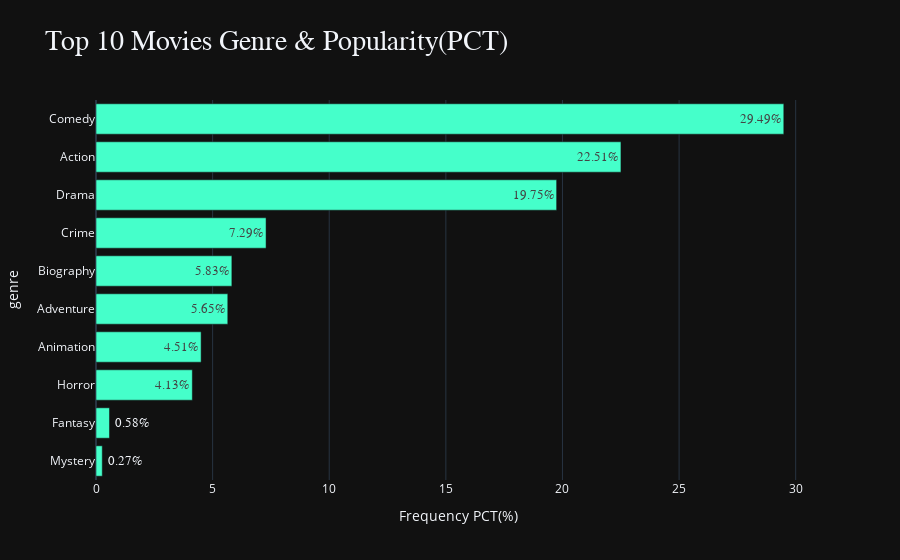

Write notebook code for a chart like this one.
### Code cell
genre = genre.nlargest(10)[::-1]
fig = px.bar(data_frame= genre, 
             orientation = "h",
       x = genre / sum(genre) * 100,
             
       y = genre.index, 
       color_discrete_sequence=["#45FFCA"],
       labels = {"index": "Movie Genre", "x" : "Frequency PCT(%)"},
       title = "Top 10 Movies Genre & Popularity(PCT)",
       text = genre.apply(lambda x: f"{x / sum(genre) * 100: 0.2f}%"),
       template = "plotly_dark",
      )

fig.update_traces(
    textfont = {
        "family": "tahoma",
         "size": 13,
    },
    hovertemplate= "Rating: %{label}<br>Popularity: %{value:0.2f}%"
)

update_layout()

iplot(fig)

### Figure 1 — Plotly figure (JSON) as saved in the notebook; plotly's stock layout.template omitted (floating-point values rounded to 4 significant figures)
{"data": [{"alignmentgroup": "True", "hovertemplate": "Rating: %{label}<br>Popularity: %{value:0.2f}%", "legendgroup": "", "marker": {"color": "#45FFCA", "pattern": {"shape": ""}}, "name": "", "offsetgroup": "", "orientation": "h", "showlegend": false, "text": [" 0.27%", " 0.58%", " 4.13%", " 4.51%", " 5.65%", " 5.83%", " 7.29%", " 19.75%", " 22.51%", " 29.49%"], "textfont": {"family": "tahoma", "size": 13}, "textposition": "auto", "type": "bar", "x": [0.2691, 0.5785, 4.13, 4.507, 5.65, 5.825, 7.292, 19.75, 22.51, 29.49], "xaxis": "x", "y": ["Mystery", "Fantasy", "Horror", "Animation", "Adventure", "Biography", "Crime", "Drama", "Action", "Comedy"], "yaxis": "y"}], "layout": {"barmode": "relative", "hoverlabel": {"bgcolor": "#45FFCA", "font": {"family": "tahoma", "size": 16}}, "legend": {"tracegroupgap": 0}, "showlegend": false, "title": {"font": {"family": "tahoma", "size": 28}, "text": "Top 10 Movies Genre & Popularity(PCT)"}, "xaxis": {"anchor": "y", "domain": [0, 1], "title": {"text": "Frequency PCT(%)"}}, "yaxis": {"anchor": "x", "domain": [0, 1], "title": {"text": "genre"}}}}
